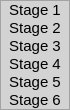
           <widget class="QFrame" name="frame_11">
            <property name="minimumSize">
             <size>
              <width>70</width>
              <height>0</height>
             </size>
            </property>
            <property name="maximumSize">
             <size>
              <width>70</width>
              <height>16777215</height>
             </size>
            </property>
            <property name="palette">
             <palette>
              <active>
               <colorrole role="Base">
                <brush brushstyle="SolidPattern">
                 <color alpha="255">
                  <red>255</red>
                  <green>255</green>
                  <blue>255</blue>
                 </color>
                </brush>
               </colorrole>
               <colorrole role="Window">
                <brush brushstyle="SolidPattern">
                 <color alpha="255">
                  <red>211</red>
                  <green>211</green>
                  <blue>211</blue>
                 </color>
                </brush>
               </colorrole>
              </active>
              <inactive>
               <colorrole role="Base">
                <brush brushstyle="SolidPattern">
                 <color alpha="255">
                  <red>255</red>
                  <green>255</green>
                  <blue>255</blue>
                 </color>
                </brush>
               </colorrole>
               <colorrole role="Window">
                <brush brushstyle="SolidPattern">
                 <color alpha="255">
                  <red>211</red>
                  <green>211</green>
                  <blue>211</blue>
                 </color>
                </brush>
               </colorrole>
              </inactive>
              <disabled>
               <colorrole role="Base">
                <brush brushstyle="SolidPattern">
                 <color alpha="255">
                  <red>211</red>
                  <green>211</green>
                  <blue>211</blue>
                 </color>
                </brush>
               </colorrole>
               <colorrole role="Window">
                <brush brushstyle="SolidPattern">
                 <color alpha="255">
                  <red>211</red>
                  <green>211</green>
                  <blue>211</blue>
                 </color>
                </brush>
               </colorrole>
              </disabled>
             </palette>
            </property>
            <property name="font">
             <font>
              <family>Cantarell</family>
              <pointsize>11</pointsize>
             </font>
            </property>
            <property name="autoFillBackground">
             <bool>true</bool>
            </property>
            <property name="frameShape">
             <enum>QFrame::StyledPanel</enum>
            </property>
            <property name="frameShadow">
             <enum>QFrame::Raised</enum>
            </property>
            <layout class="QVBoxLayout" name="verticalLayout_4">
             <property name="spacing">
              <number>0</number>
             </property>
             <property name="leftMargin">
              <number>0</number>
             </property>
             <property name="topMargin">
              <number>0</number>
             </property>
             <property name="rightMargin">
              <number>0</number>
             </property>
             <property name="bottomMargin">
              <number>0</number>
             </property>
             <item>
              <widget class="QLabel" name="label_97">
               <property name="font">
                <font>
                 <family>Cantarell</family>
                 <pointsize>11</pointsize>
                </font>
               </property>
               <property name="text">
                <string>Stage 1</string>
               </property>
               <property name="alignment">
                <set>Qt::AlignCenter</set>
               </property>
              </widget>
             </item>
             <item>
              <widget class="QLabel" name="label_98">
               <property name="font">
                <font>
                 <family>Cantarell</family>
                 <pointsize>11</pointsize>
                </font>
               </property>
               <property name="text">
                <string>Stage 2</string>
               </property>
               <property name="alignment">
                <set>Qt::AlignCenter</set>
               </property>
              </widget>
             </item>
             <item>
              <widget class="QLabel" name="label_99">
               <property name="font">
                <font>
                 <family>Cantarell</family>
                 <pointsize>11</pointsize>
                </font>
               </property>
               <property name="text">
                <string>Stage 3</string>
               </property>
               <property name="alignment">
                <set>Qt::AlignCenter</set>
               </property>
              </widget>
             </item>
             <item>
              <widget class="QLabel" name="label_100">
               <property name="font">
                <font>
                 <family>Cantarell</family>
                 <pointsize>11</pointsize>
                </font>
               </property>
               <property name="text">
                <string>Stage 4</string>
               </property>
               <property name="alignment">
                <set>Qt::AlignCenter</set>
               </property>
              </widget>
             </item>
             <item>
              <widget class="QLabel" name="label_101">
               <property name="font">
                <font>
                 <family>Cantarell</family>
                 <pointsize>11</pointsize>
                </font>
               </property>
               <property name="text">
                <string>Stage 5</string>
               </property>
               <property name="alignment">
                <set>Qt::AlignCenter</set>
               </property>
              </widget>
             </item>
             <item>
              <widget class="QLabel" name="label_102">
               <property name="font">
                <font>
                 <family>Cantarell</family>
                 <pointsize>11</pointsize>
                </font>
               </property>
               <property name="text">
                <string>Stage 6</string>
               </property>
               <property name="alignment">
                <set>Qt::AlignCenter</set>
               </property>
              </widget>
             </item>
            </layout>
           </widget>
